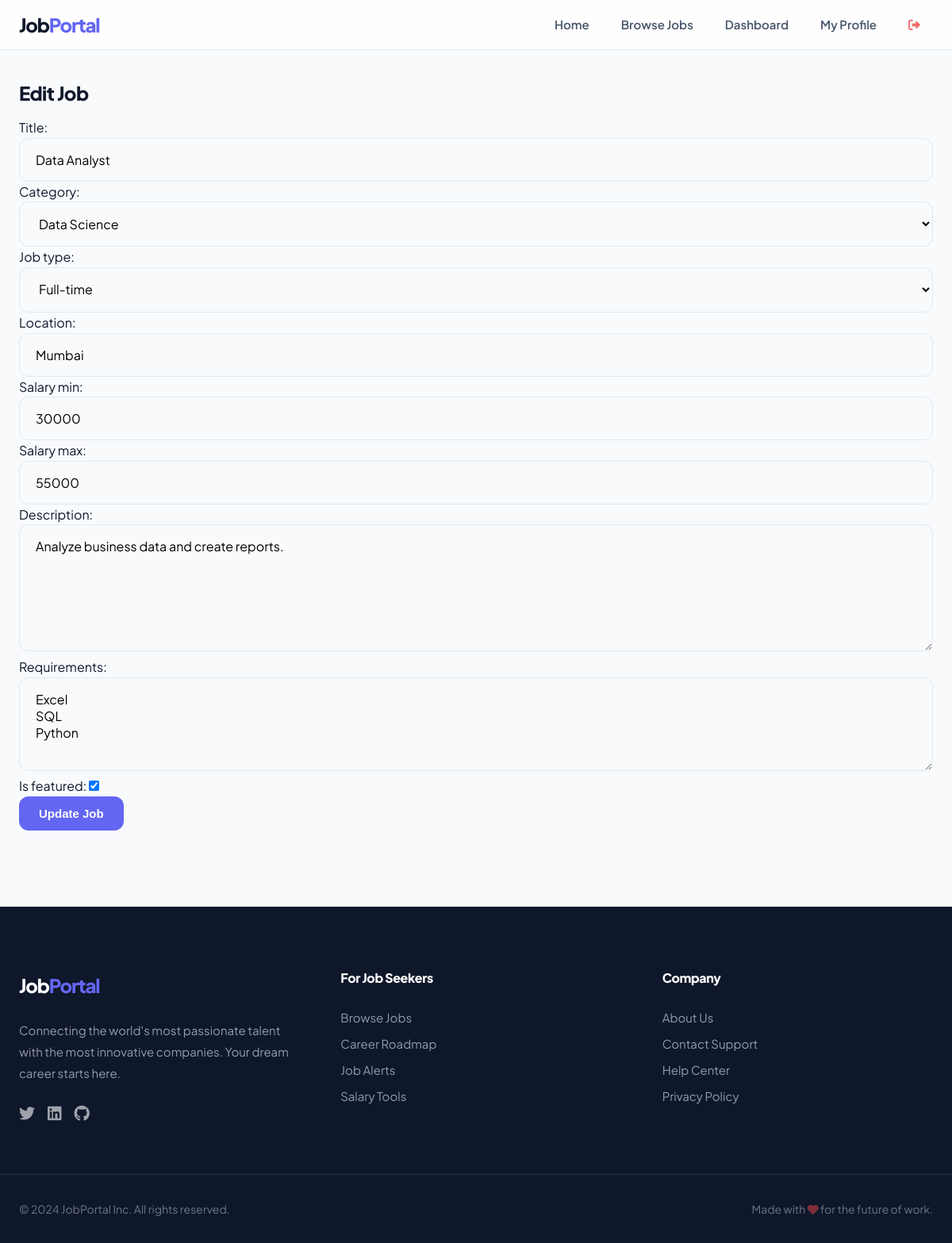
Screenshot of /employer/edit-job/2/ (signed in) with the database file from the repository.
### jobs/models.py (models this page shows, shortened)
class Job(models.Model):
    JOB_TYPE_CHOICES = (
        ('Full-time', 'Full-time'),
        ('Part-time', 'Part-time'),
        ('Remote', 'Remote'),
        ('Freelance', 'Freelance'),
        ('Contract', 'Contract'),
        ('Internship', 'Internship'),
    )
    employer = models.ForeignKey(User, on_delete=models.CASCADE, related_name='jobs_posted')
    company = models.ForeignKey(Company, on_delete=models.CASCADE, related_name='jobs', null=True)
    category = models.ForeignKey(Category, on_delete=models.SET_NULL, null=True, related_name='jobs')
    title = models.CharField(max_length=200)
    location = models.CharField(max_length=200)
    description = models.TextField()
    requirements = models.TextField(blank=True)
    job_type = models.CharField(max_length=20, choices=JOB_TYPE_CHOICES, default='Full-time')
    salary_min = models.PositiveIntegerField(null=True, blank=True)
    salary_max = models.PositiveIntegerField(null=True, blank=True)
    is_featured = models.BooleanField(default=False)
    created_at = models.DateTimeField(auto_now_add=True)
    expiry_date = models.DateTimeField(default=default_expiry)

### jobs/views.py (the view)
# urls.py: path('employer/edit-job/<int:pk>/', views.edit_job, name='edit_job'),
@login_required
def edit_job(request, pk):
    job = get_object_or_404(Job, pk=pk, employer=request.user)
    if request.method == 'POST':
        form = JobForm(request.POST, instance=job)
        if form.is_valid():
            form.save()
            messages.success(request, 'Job updated successfully!')
            return redirect('employer_dashboard')
    else:
        form = JobForm(instance=job)
    return render(request, 'jobs/post_job.html', {'form': form, 'edit': True})

### jobs/forms.py
class JobForm(forms.ModelForm):
    class Meta:
        model = Job
        fields = ['title', 'category', 'job_type', 'location', 'salary_min', 'salary_max', 'description', 'requirements', 'is_featured']
        widgets = {
            'description': forms.Textarea(attrs={'rows': 6, 'placeholder': 'Describe the role and responsibilities...'}),
            'requirements': forms.Textarea(attrs={'rows': 4, 'placeholder': 'List the key requirements and qualifications...'}),
            'salary_min': forms.NumberInput(attrs={'placeholder': 'Min salary (e.g. 50000)'}),
            'salary_max': forms.NumberInput(attrs={'placeholder': 'Max salary (e.g. 80000)'}),
        }

### jobs/models.py (called while the page is built)
    def __str__(self):
        return self.name

### jobs/templates/jobs/post_job.html (shortened to what this page needs)
{% extends 'jobs/base.html' %}
{% block content %}
<h2>{% if edit %}Edit{% else %}Post a New{% endif %} Job</h2>
<form method="post">
    {{ form.as_p }}
    <button type="submit" class="btn">{% if edit %}Update{% else %}Post{% endif %} Job</button>
</form>
{% endblock %}

### jobs/static/css/style.css (style rules this page uses)
:root { --primary-color: #6366f1; --primary-hover: #4f46e5; --secondary-color: #64748b; --success-color: #10b981; --danger-color: #ef4444; --warning-color: #f59e0b; --info-color: #06b6d4; --dark-color: #1e293b; --light-color: #f8fafc; --white: #ffffff; --slate-50: #f8fafc; --slate-100: #f1f5f9; --slate-200: #e2e8f0; --slate-300: #cbd5e1; --slate-400: #94a3b8; --slate-500: #64748b; --slate-600: #475569; --slate-700: #334155; --slate-800: #1e293b; --slate-900: #0f172a; --shadow-sm: 0 1px 2px 0 rgb(0 0 0 / 0.05); --shadow: 0 4px 6px -1px rgb(0 0 0 / 0.1), 0 2px 4px -2px rgb(0 0 0 / 0.1); --shadow-md: 0 10px 15px -3px rgb(0 0 0 / 0.1), 0 4px 6px -4px rgb(0 0 0 / 0.1); --shadow-lg: 0 20px 25px -5px rgb(0 0 0 / 0.1), 0 8px 10px -6px rgb(0 0 0 / 0.1); --radius-sm: 0.375rem; --radius: 0.75rem; --radius-lg: 1rem; --radius-full: 9999px; }
* { box-sizing: border-box; margin: 0; padding: 0; }
body { font-family: 'Plus Jakarta Sans', 'Inter', system-ui, -apple-system, sans-serif; line-height: 1.6; background-color: var(--slate-50); color: var(--slate-900); -webkit-font-smoothing: antialiased; }
h1, h2, h3, h4 { color: var(--slate-900); font-weight: 800; line-height: 1.2; margin-bottom: 1rem; letter-spacing: -0.025em; }
.btn { display: inline-flex; align-items: center; justify-content: center; padding: 0.75rem 1.5rem; background-color: var(--primary-color); color: var(--white); border: 1px solid transparent; border-radius: var(--radius); cursor: pointer; font-size: 0.9375rem; font-weight: 700; transition: all 0.2s cubic-bezier(0.4, 0, 0.2, 1); gap: 0.5rem; }
form input[type="text"], form input[type="email"], form input[type="password"], form input[type="number"], form select, form textarea { width: 100%; padding: 1rem 1.25rem; border: 1px solid var(--slate-200); border-radius: var(--radius); font-size: 1rem; transition: all 0.2s; background-color: var(--slate-50); font-family: inherit; }

### rows the page displays
Job: title "Data Analyst", category "Data Science", job_type "Full-time", location "Mumbai", salary_min "30000", salary_max "55000", description "Analyze business data and create reports.", requirements "Excel SQL Python", is_featured "☑"
